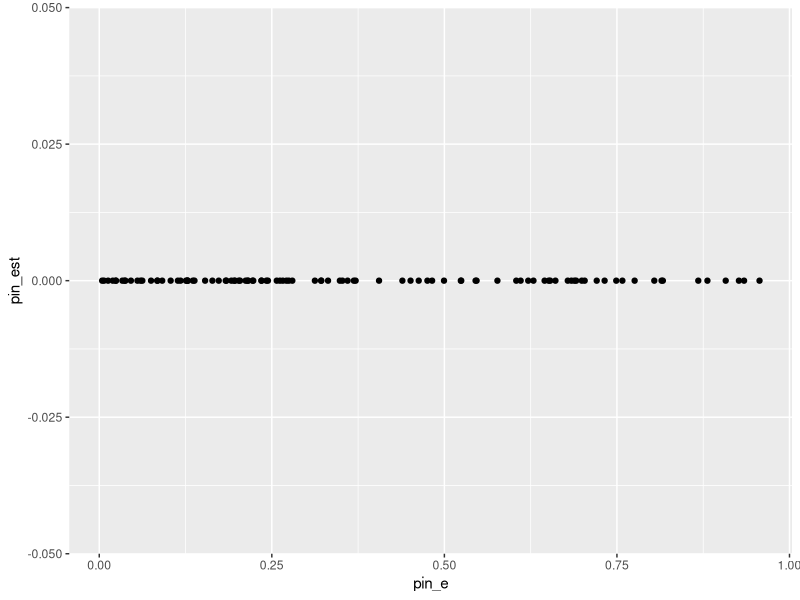

Recreate this plot in R.
#rm(list = ls())

set.seed(1)
library(ggplot2)
#Generating porabilities of parameters mu, a, d
p_mu <- runif(100, min=0, max=1)
p_a <- runif(100, min=0, max=1)
p_d <- runif(100, min=0, max=1)
p_eb <- runif(100, min=0, max=1)

#Trade intensity
I <- 2500

#Theoretical trading rates
mu <- p_mu*I
e_s <- (1-p_mu)*p_eb*I
e_b <- (1-p_mu)*(1-p_eb)*I

#Theoretical PIN-s
PIN <- p_a*mu/(p_a*mu+e_s+e_b)

#alpha and delta for Order flow generation
a <- rbinom(100, 1, p_a)
d <- rbinom(100, 1, p_d)

#Forming data with theoretical values
df <- data.frame(p_a, p_d, p_mu, a, d, mu, e_s, e_b, PIN)

#Generating Buy and Sell orders
f.genorderflow <- function(N, p_a, p_d, mu, e_b, e_s) {
  buySells <- matrix(0,N,3)
  for (i in 1:N) {
    if (rbinom(1,1,p_a) == 1) {
      if(rbinom(1,1,p_d) == 1) {
        #negative signal
        buySells[i,1] <- rpois(1,e_b) # buy
        buySells[i,2] <- rpois(1, e_s + mu) # sell  
        buySells[i,3] <- -1 #marking
      } else {
        #positive signal
        buySells[i,1] <- rpois(1,e_b + mu) # buy
        buySells[i,2] <- rpois(1, e_s) # sell  
        buySells[i,3] <- +1 #marking
      }
    } else {
      #no signal
      buySells[i,1] <- rpois(1,e_b) # buy
      buySells[i,2] <- rpois(1, e_s) # sell 		
    }	
  }
  return(buySells)
}


order <- list()
pin_est <- vector()
pin_est1 <- vector()
for (i in 1:100) {
  order[[i]] <- f.genorderflow(60, p_a[i], p_d[i], mu[i], e_b[i], e_s[i])
  pin_est[i] <- tryCatch(print(as.numeric(pin_fun(order[[i]], "LK")[6,2])),
                          error = function(e) print(0))
}

pin_e <- df$PIN

pin_diff <- pin_e - pin_est
mse_lk <- sum((pin_e - pin_est)^2)/length(pin_est)

pin_comp <- data.frame(pin_e=pin_e, pin_est = pin_est, diff=pin_diff)

ggplot(pin_comp, aes(x=pin_e, y=pin_est)) + 
  geom_point()

